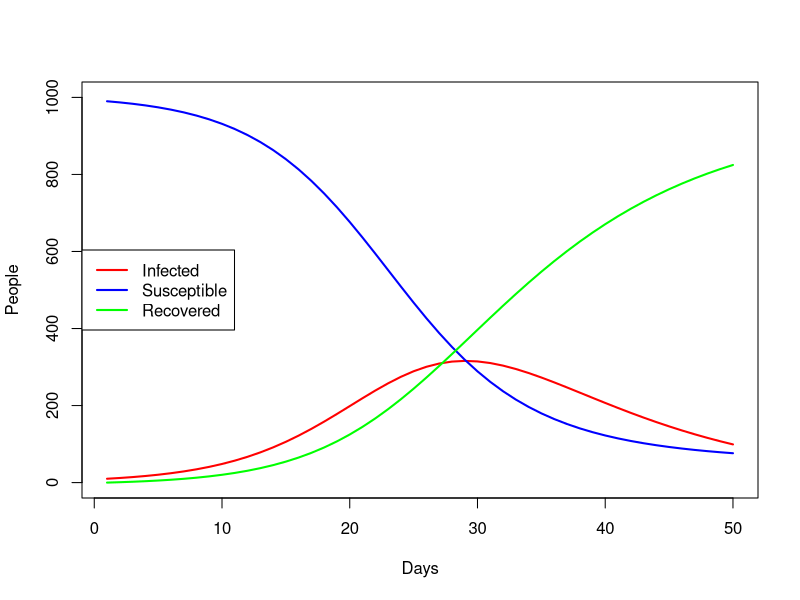

Reproduce this figure in R.

# population set to 35000
# beta set to 0.3 - infection rate
# gamma set to 0.1 - recovery rate
n <- 1000
beta <- 0.3
gamma <- 0.1

days <- 50
x <- 1:days
current_day <- 0
# initialising numeric vectors to hold all the values
S <- numeric(days)
I <- numeric(days)
R <- numeric(days)

I[1] <- 10
R[1] <- 0
S[1] <- n - I[1]


for (t in 2:days) {
  
  new_infected <- beta * S[t-1] * I[t-1] / n
  new_recovered <- gamma * I[t-1]

  S[t] <- max(0, S[t-1] - new_infected)
  I[t] <- max(0, I[t-1] + new_infected - new_recovered)
  R[t] <- max(0, R[t-1] + new_recovered)
  
  #stopifnot(S[t] + I[t] + R[t] == n)
}

plot(x, I, type='l', col = "red", lwd = 2, ylim = c(0,n), xlab="Days", ylab="People")
lines(x, S, col="blue", lwd = 2)
lines(x, R, col="green", lwd = 2)
legend("left", legend = c("Infected", "Susceptible", "Recovered"), col = c("red", "blue", "green"), lwd = 2)
